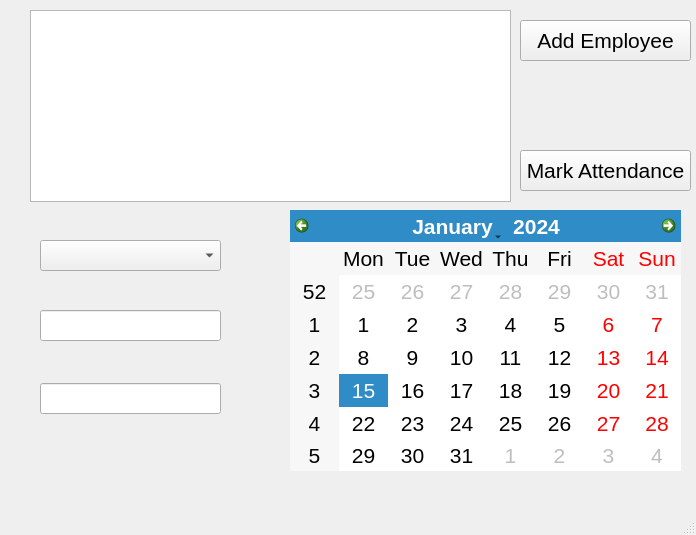
<?xml version="1.0" encoding="UTF-8"?>
<ui version="4.0">
 <class>MainWindow</class>
 <widget class="QMainWindow" name="MainWindow">
  <property name="geometry">
   <rect>
    <x>0</x>
    <y>0</y>
    <width>696</width>
    <height>535</height>
   </rect>
  </property>
  <property name="font">
   <font>
    <pointsize>16</pointsize>
   </font>
  </property>
  <property name="windowTitle">
   <string>MainWindow</string>
  </property>
  <widget class="QWidget" name="centralwidget">
   <widget class="QTableView" name="tableEmployees">
    <property name="geometry">
     <rect>
      <x>30</x>
      <y>10</y>
      <width>481</width>
      <height>192</height>
     </rect>
    </property>
   </widget>
   <widget class="QPushButton" name="btnAddEmployee">
    <property name="geometry">
     <rect>
      <x>520</x>
      <y>20</y>
      <width>171</width>
      <height>41</height>
     </rect>
    </property>
    <property name="text">
     <string>Add Employee</string>
    </property>
   </widget>
   <widget class="QPushButton" name="btnMarkAttendance">
    <property name="geometry">
     <rect>
      <x>520</x>
      <y>150</y>
      <width>171</width>
      <height>41</height>
     </rect>
    </property>
    <property name="text">
     <string>Mark Attendance</string>
    </property>
   </widget>
   <widget class="QComboBox" name="comboStatus">
    <property name="geometry">
     <rect>
      <x>40</x>
      <y>240</y>
      <width>181</width>
      <height>31</height>
     </rect>
    </property>
   </widget>
   <widget class="QLineEdit" name="lineName">
    <property name="geometry">
     <rect>
      <x>40</x>
      <y>310</y>
      <width>181</width>
      <height>31</height>
     </rect>
    </property>
   </widget>
   <widget class="QLineEdit" name="lineDepartment">
    <property name="geometry">
     <rect>
      <x>40</x>
      <y>383</y>
      <width>181</width>
      <height>31</height>
     </rect>
    </property>
   </widget>
   <widget class="QCalendarWidget" name="calendarWidget">
    <property name="geometry">
     <rect>
      <x>290</x>
      <y>210</y>
      <width>391</width>
      <height>261</height>
     </rect>
    </property>
   </widget>
  </widget>
  <widget class="QMenuBar" name="menubar">
   <property name="geometry">
    <rect>
     <x>0</x>
     <y>0</y>
     <width>696</width>
     <height>33</height>
    </rect>
   </property>
  </widget>
  <widget class="QStatusBar" name="statusbar"/>
 </widget>
 <resources/>
 <connections/>
</ui>
